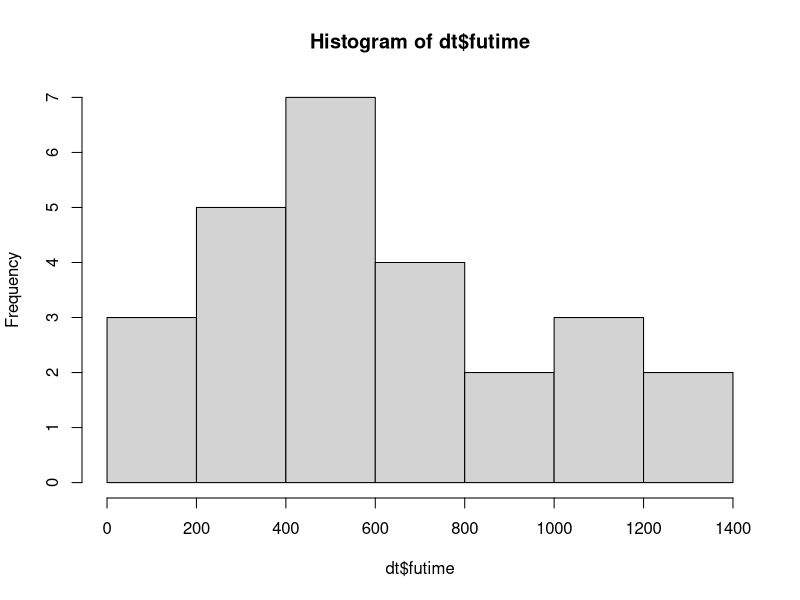
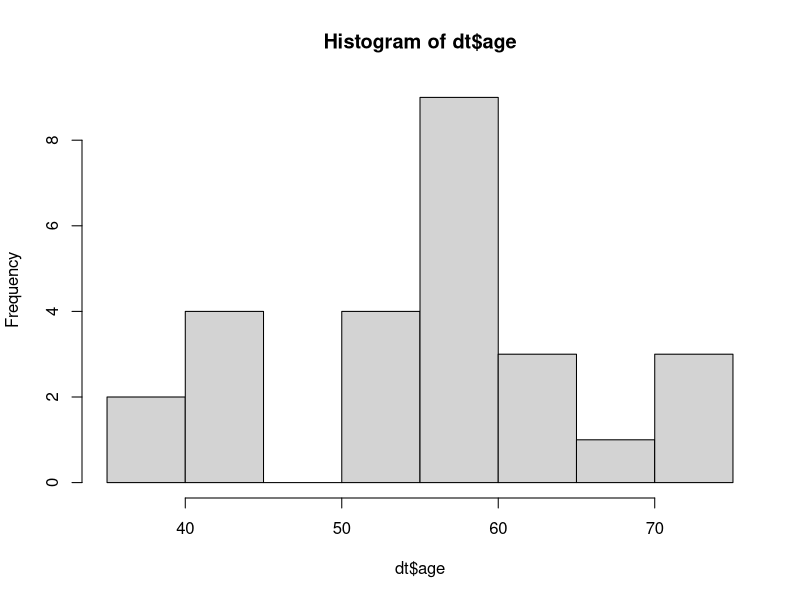

Generate these figures, in order, with R: (Note: this script raises an error after producing the figures.)
## ---- chunk 1
library(survival)
library(dplyr)
library(ggplot2)
library(survminer)
library(ranger)
library(dplyr)
library(ggfortify)
library(coin)
theme_set(theme_bw())
## ---- chunk 2
dt <- ovarian
head(dt)
## ---- chunk 3
str(dt)
dt$resid.ds <- as.factor(dt$resid.ds)
dt$rx <- as.factor(dt$rx)
dt$ecog.ps <- as.factor(dt$ecog.ps)
dt$fustat <- as.factor(dt$fustat)

## ---- chunk 4
str(dt)
## ---- chunk 5
colSums(is.na(dt))
## ---- chunk 6
hist(dt$futime)
hist(dt$age)
median(dt$age)
mean(dt$age)
## ---- chunk 7
dt$age_group <- ifelse(dt$age > 55, 'old', 'middle')
dt$age_group <- as.factor(dt$age_group)
## ---- chunk 8
km <- Surv(time = ovarian$futime, event = ovarian$fustat)
km
## ---- chunk 9
fit1 <- survfit(km ~ rx, data = dt)
summary(fit1)
## ---- chunk 10
ggsurvplot(fit1, data = dt, pval = TRUE)
## ---- chunk 11
fit2 <- survfit(km ~ age_group, data = dt)
ggsurvplot(fit2, data = dt, pval = TRUE)
## ---- chunk 12
fit3 <- survfit(km ~ resid.ds, data = dt)
ggsurvplot(fit3, data = dt, pval = TRUE)
## ---- chunk 13
survdiff(km ~ resid.ds, data = dt)
survdiff(km ~ age_group, data = dt)
survdiff(km ~ rx, data = dt)
## ---- chunk 14
fit.coxph <- coxph(km ~ rx + resid.ds + age_group + ecog.ps, 
                   data = dt)
summary(fit.coxph)
## ---- chunk 15
ggforest(fit.coxph, data = dt)
